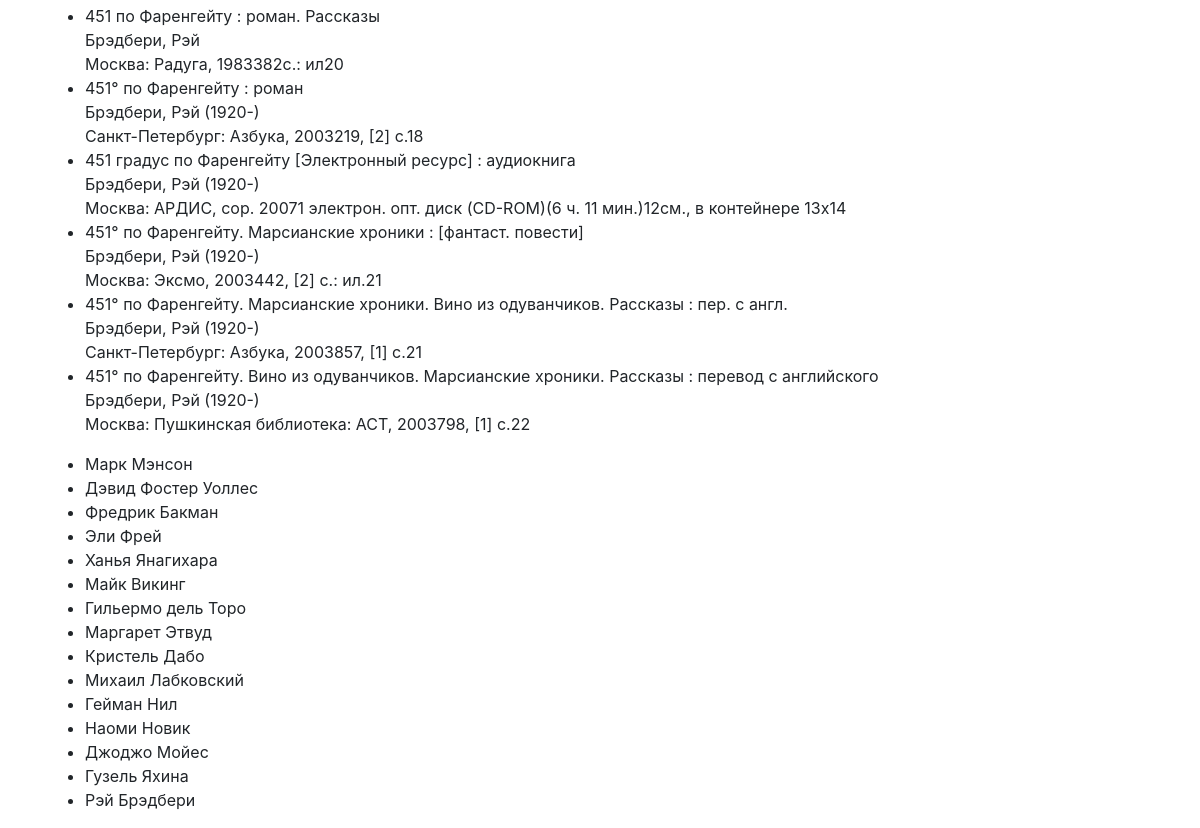
Page /test/ (signed in, lower part) on the earlier database version.
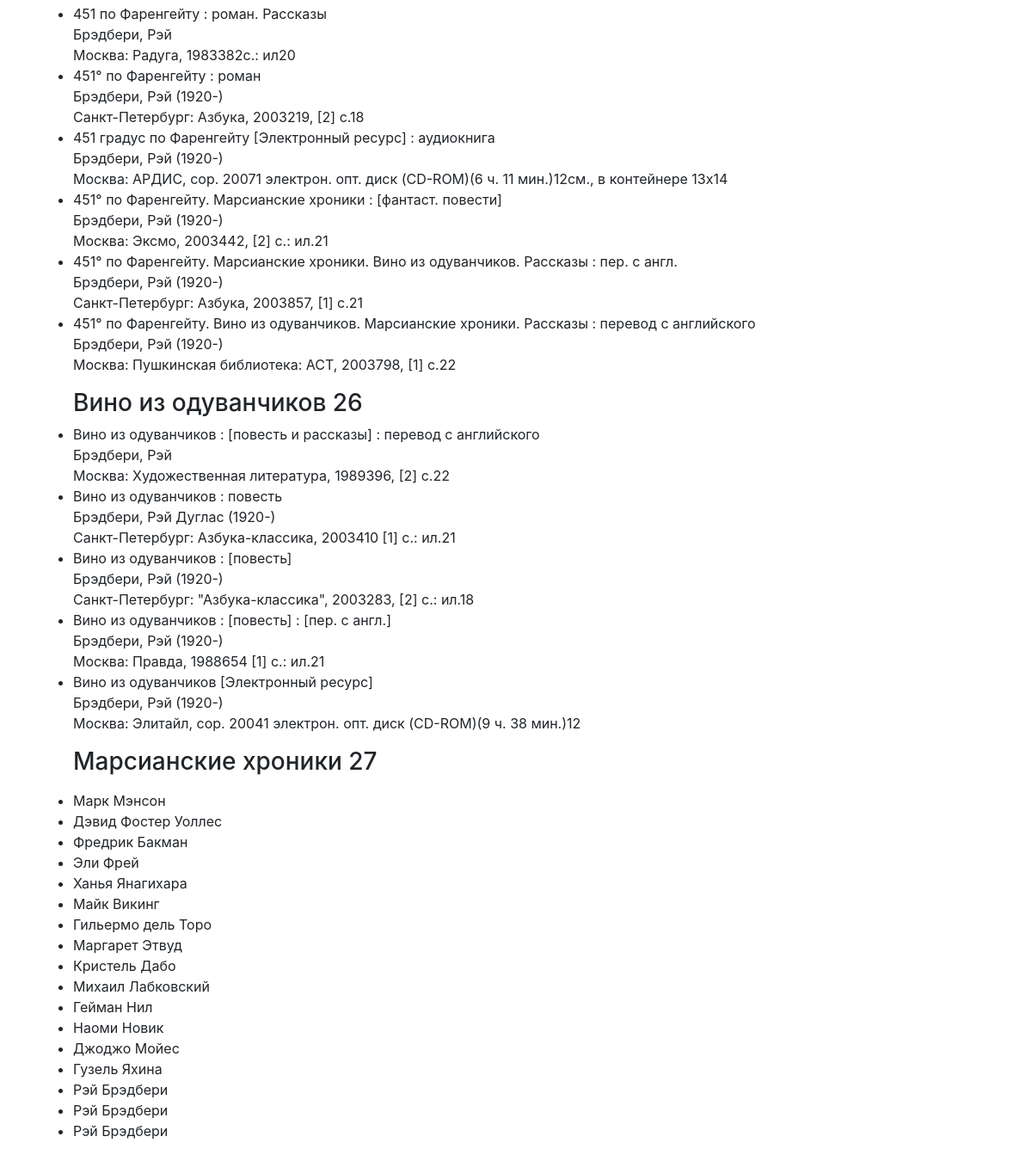
Same page on the later database version.
### liv/models.py (models this page shows, shortened)
class ActualBook(models.Model):
    author = models.CharField(max_length=200)
    title = models.CharField(max_length=200)
    notes = models.TextField()
    key = models.ForeignKey(BookFromLivelib, on_delete=models.CASCADE)
    user = models.ForeignKey(User, on_delete=models.CASCADE)

class BookFromLivelib(models.Model):
    link = models.CharField(max_length=200)
    title = models.CharField(max_length=200)
    author = models.ForeignKey(Author, on_delete=models.CASCADE)
    tags = models.ManyToManyField(Genre)
    cover = models.CharField(max_length=200)
    rating = models.FloatField()
    description = models.TextField()
    user = models.ForeignKey(User, on_delete=models.CASCADE)
    linkkey = models.CharField(max_length=200)
    def __str__(self):
        return self.title

class Author(models.Model):
    name = models.CharField(max_length=200)
    def __str__(self):
        return self.name

### liv/views.py (the view)
# urls.py: path('test/', views.MyView, name='test'),
@login_required
def MyView(request):
    context = {
        'model': User
    }
    return render(request, 'liv/test.html', context)

### liv/templates/liv/test.html (shortened to what this page needs)
{% extends 'liv/base.html' %}
{% block content %}
<br><br>
<br><br>
<br><br>
<br><br>
<br><br>
<br><br>
<br><br>
<br><br>
<br><br>
{% for book in user.bookfromlivelib_set.all %}
<ul>
    <h3>{{ book }} {{ book.pk }}</h3>
    {% for b in book.actualbook_set.all %}
        <li>{{ b.title }} <br> {{ b.author }} <br> {{ b.notes }}</li>
    {% endfor %}
</ul>
{% endfor %}
<ul>
    {% for book in user.bookfromlivelib_set.all %}
    <li>{{ book.author }}</li>
    {% endfor %}
</ul>
{% endblock %}

### liv/templates/liv/base.html (shortened to what this page needs)
{% load static %}
<!doctype html>
<html>
<head>
    <link rel="stylesheet" href="https://stackpath.bootstrapcdn.com/bootstrap/4.2.1/css/bootstrap.min.css">
</head>
<body>
    <div class="container">
        {% block content %}
        {% endblock %}
    </div>
</body>
</html>

Differences in the rows shown:
added BookFromLivelib: title "Вино из одуванчиков", pk "26", author "Рэй Брэдбери"
added ActualBook: title "Вино из одуванчиков : [повесть и рассказы] : перевод с английского", author "Брэдбери, Рэй", notes "Москва: Художественная литература, 1989396, [2] с.22", shown under "Вино из одуванчиков"
added ActualBook: title "Вино из одуванчиков : повесть", author "Брэдбери, Рэй Дуглас (1920-)", notes "Санкт-Петербург: Азбука-классика, 2003410 [1] с.: ил.21", shown under "Вино из одуванчиков"
added ActualBook: title "Вино из одуванчиков : [повесть]", author "Брэдбери, Рэй (1920-)", notes "Санкт-Петербург: \"Азбука-классика\", 2003283, [2] с.: ил.18", shown under "Вино из одуванчиков"
added ActualBook: title "Вино из одуванчиков : [повесть] : [пер. с англ.]", author "Брэдбери, Рэй (1920-)", notes "Москва: Правда, 1988654 [1] с.: ил.21", shown under "Вино из одуванчиков"
added ActualBook: title "Вино из одуванчиков [Электронный ресурс]", author "Брэдбери, Рэй (1920-)", notes "Москва: Элитайл, cop. 20041 электрон. опт. диск (CD-ROM)(9 ч. 38 мин.)12", shown under "Вино из одуванчиков"
added BookFromLivelib: title "Марсианские хроники", pk "27", author "Рэй Брэдбери"
